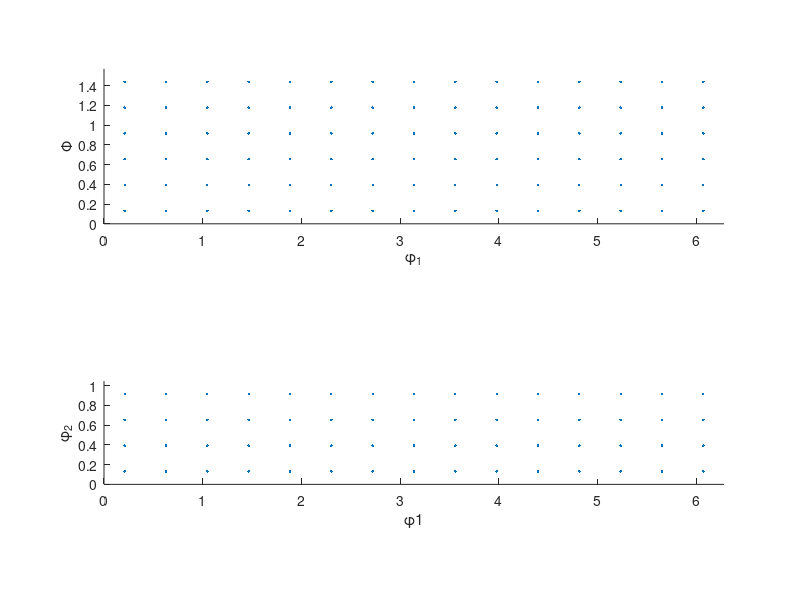

The MATLAB script that drew this image: (Note: this script raises an error after producing the figure.)
%% Prepare GSH Coefficients for the optimization
% Noah Paulson, Dipen Patel 2014-10-17
%
% Select orientations from the Hexagonal-Triclinic fundamental zone and
% generate the set of GSH coefficients which each represent the ODF
% function for a single orientation.

%% Orientation Selection

% v_phi1,V_phi,v_phi2: vectors which discretize the hexagonal fundamental
% zone into a number of orienations
phi1max = 2*pi();
v_phi1 = linspace(0,phi1max,16);
v_phi1 = 0.5*(v_phi1(2) - v_phi1(1)) + v_phi1(1:end-1);

Phimax = pi()/2;
v_Phi = linspace(0,Phimax,7);
v_Phi = 0.5*(v_Phi(2) - v_Phi(1)) + v_Phi(1:end-1);

phi2max = pi()/3;
v_phi2 = linspace(0,phi2max,5);
v_phi2 = 0.5*(v_phi2(2) - v_phi2(1)) + v_phi2(1:end-1);

[X,Y,Z] = meshgrid(v_phi1,v_Phi,v_phi2);

% ori: array containing bunge-euler angles for all trial orientations
ori = [X(:), Y(:), Z(:)];

% plot the selected orientations for phi1 vs. Phi and Phi vs. phi2
close('all')

figure(1)

subplot(2,1,1)
scatter(ori(:,1),ori(:,2),'.')
xlabel('\phi_1'); ylabel('\Phi'); axis equal;
axis([0 phi1max 0 Phimax])

subplot(2,1,2)
scatter(ori(:,1),ori(:,3),'.')
xlabel('\phi1'); ylabel('\phi_2'); axis equal;
axis([0 phi1max 0 phi2max])

% ori_len: number of trial orientations
N = length(ori(:,1));

%% Read OIM coefficient file

fileID = fopen('OIM_coeff_L07.txt','r');
formatSpec = '%d %d %d %f %f';
sizeA = [5, inf];
A = fscanf(fileID,formatSpec,sizeA)';

%% Regression

% ocf: number of coefficients from the original ODF harmonic description
ocf = 56;

% lvec: vector containing the sequence of l-numbers from 0 to L
lvec = A(:,1);

% w: "half width of the gaussian peak located at the orientation g_i" OIM
% software (is this the same as the Gaussian Smoothing angle?)
w = 5 * (pi()/180);

% Y_coeff: vector of the coefficients used
Y_coeff = A(:,4) + A(:,5)*1i;

X_coeff = zeros(ocf, N);

for ii = 1:N
    
    gsh_res = gsh_hcp_tri_L_7(ori(ii,1),ori(ii,2),ori(ii,3))';
    
    for jj = 1:length(gsh_res)

        l = lvec(jj);

        K = (exp(-0.25*(l^2)*(w^2))-exp(-0.25*((l+1)^2)*(w^2)))/(1-exp(-0.25*w^2));
        
        X_coeff(jj,ii) = (2*l+1)*K*gsh_res(jj);
%         X_coeff(jj,ii) = gsh_res(jj);

    end
end

save orientations.mat ori % Save array of the orientations used in the optimization
save X_coeff.mat X_coeff % Corresponding GSH basis function evaluated at discrete orientation
save Y_coeff.mat Y_coeff % Target ODF
